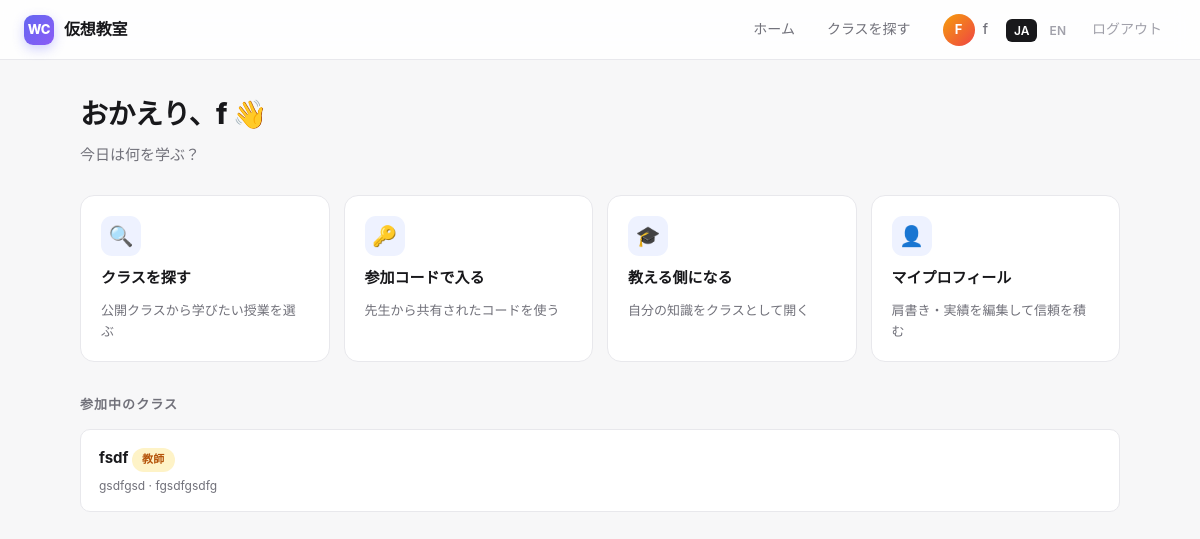
/dashboard (signed in), run on an earlier commit of the app's database.
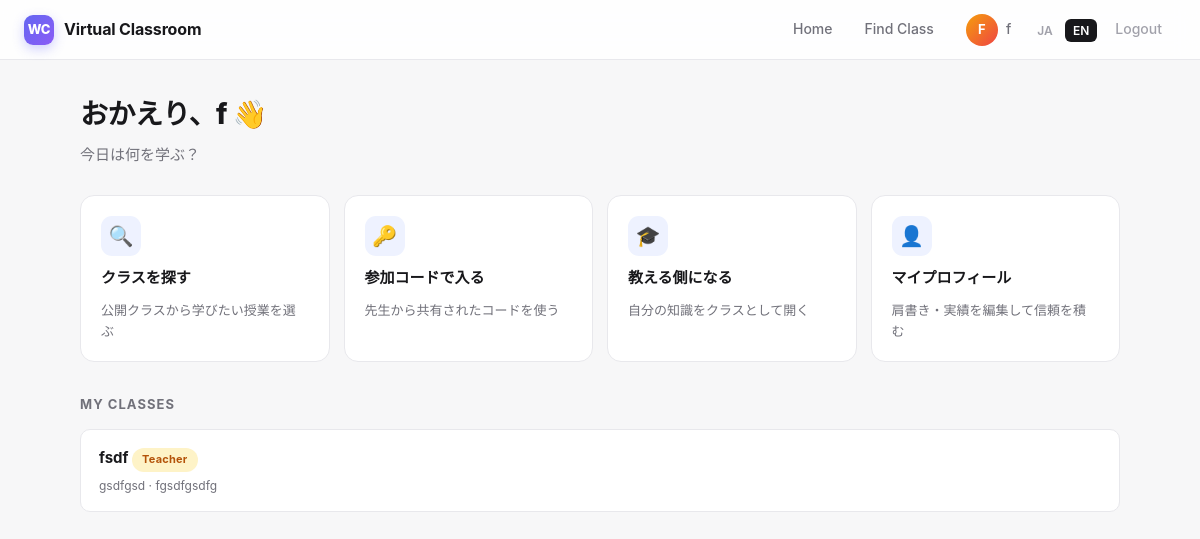
And on a later commit of the database.
### tables this page shows
CREATE TABLE enrollments (
        id INTEGER PRIMARY KEY AUTOINCREMENT,
        class_id INTEGER NOT NULL,
        user_id INTEGER NOT NULL,
        role TEXT NOT NULL,
        joined_at TEXT NOT NULL,
        UNIQUE(class_id, user_id),
        FOREIGN KEY (class_id) REFERENCES classes(id),
        FOREIGN KEY (user_id) REFERENCES users(id)
    );

CREATE TABLE classes (
        id INTEGER PRIMARY KEY AUTOINCREMENT,
        title TEXT NOT NULL,
        subject TEXT NOT NULL,
        description TEXT,
        teacher_id INTEGER NOT NULL,
        join_code TEXT NOT NULL UNIQUE,
        created_at TEXT NOT NULL, blackboard TEXT DEFAULT '', ai_mode INTEGER DEFAULT 0, stage INTEGER DEFAULT 0, is_public INTEGER DEFAULT 1, ai_teacher_mode INTEGER DEFAULT 0, teaching_focus TEXT DEFAULT '', taught_by TEXT DEFAULT '',
        FOREIGN KEY (teacher_id) REFERENCES users(id)
    );

### main.py (the view)
@app.get("/dashboard", response_class=HTMLResponse)
def dashboard(request: Request):
    user = current_user(request)
    if not user:
        return RedirectResponse("/login")
    classes = list_classes_for_user(user["id"])
    pending = list_pending_requests_for_teacher(user["id"])
    my_requests = list_my_requests(user["id"])
    pending_count = count_pending_for_teacher(user["id"])
    flash = request.session.pop("flash", None)
    return templates.TemplateResponse(
        request, "dashboard.html",
        ctx(request, user, classes=classes, pending=pending,
            my_requests=my_requests, pending_count=pending_count, flash=flash),
    )

### templates/dashboard.html (shortened to what this page needs)
{% extends "base.html" %}
{% block content %}
<div class="greet">
  <h1>おかえり、{{ user.name }} 👋</h1>
  <p>今日は何を学ぶ？</p>
</div>
<div class="actions-grid">
  <a class="action-card" href="/classes">
    <div class="ic">🔍</div>
    <div class="t">クラスを探す</div>
    <div class="d">公開クラスから学びたい授業を選ぶ</div>
  </a>
  <a class="action-card" href="/join_class">
    <div class="ic">🔑</div>
    <div class="t">参加コードで入る</div>
    <div class="d">先生から共有されたコードを使う</div>
  </a>
  <a class="action-card" href="/create_class">
    <div class="ic">🎓</div>
    <div class="t">教える側になる</div>
    <div class="d">自分の知識をクラスとして開く</div>
  </a>
  <a class="action-card" href="/u/{{ user.id }}">
    <div class="ic">👤</div>
    <div class="t">マイプロフィール</div>
    <div class="d">肩書き・実績を編集して信頼を積む</div>
  </a>
</div>
<div class="section-h">{{ T.my_classes }}</div>
{% if classes %}
  {% for c in classes %}
  <a class="class-item" href="/class/{{ c.id }}">
    <div class="title">
      {{ c.title }}
      <span class="pill {{ 'teacher' if c.role == 'teacher' else 'student' }}">{{ T[c.role] if c.role in ['teacher','student'] else c.role }}</span>
    </div>
    <div class="meta">{{ c.subject }}{% if c.description %} · {{ c.description }}{% endif %}</div>
  </a>
  {% endfor %}
{% else %}
  <div class="card" style="text-align:center;padding:48px;">
    <div style="font-size:40px;margin-bottom:12px;">📚</div>
    <div style="font-weight:600;margin-bottom:6px;">まだクラスがありません</div>
    <div class="muted">公開クラスを探すか、参加コードで入ってみましょう</div>
  </div>
{% endif %}
{% endblock %}

### templates/base.html (shortened to what this page needs)
<!DOCTYPE html>
<html lang="{{ lang }}">
<head>
</head>
<body>
<header class="hdr">
  <a href="/dashboard" class="brand">
    <div class="logo">WC</div>
    <span>{{ T.app_title }}</span>
  </a>
  <nav>
    {% if user %}
      <a href="/dashboard">{{ T.home }}</a>
      <a href="/classes">{{ T.join_class }}</a>
      <a href="/u/{{ user.id }}" style="display:flex;align-items:center;">
        <span class="avatar">{{ user.name[0]|upper }}</span>
        <span>{{ user.name }}</span>
      </a>
      <span class="lang">
        <a href="/lang/ja" class="{% if lang == 'ja' %}active{% endif %}">JA</a>
        <a href="/lang/en" class="{% if lang == 'en' %}active{% endif %}">EN</a>
      </span>
      <a href="/logout" style="color:var(--text-soft);">{{ T.logout }}</a>
    {% else %}
      <span class="lang">
        <a href="/lang/ja" class="{% if lang == 'ja' %}active{% endif %}">JA</a>
        <a href="/lang/en" class="{% if lang == 'en' %}active{% endif %}">EN</a>
      </span>
    {% endif %}
  </nav>
</header>
<main class="{% block main_class %}{% endblock %}">
{% block content %}{% endblock %}
</main>
</body>
</html>

What changed in the data, as far as the page shows it:
changed users: lang "ja" → "en" (drawn)
computed for enrollments "fsdf": role "教師" → "Teacher"
Also different on the page:
{{ T.app_title }}: "仮想教室" → "Virtual Classroom"
{{ T.home }}: "ホーム" → "Home"
{{ T.join_class }}: "クラスを探す" → "Find Class"
{{ T.logout }}: "ログアウト" → "Logout"
{{ T.my_classes }}: "参加中のクラス" → "MY CLASSES"
